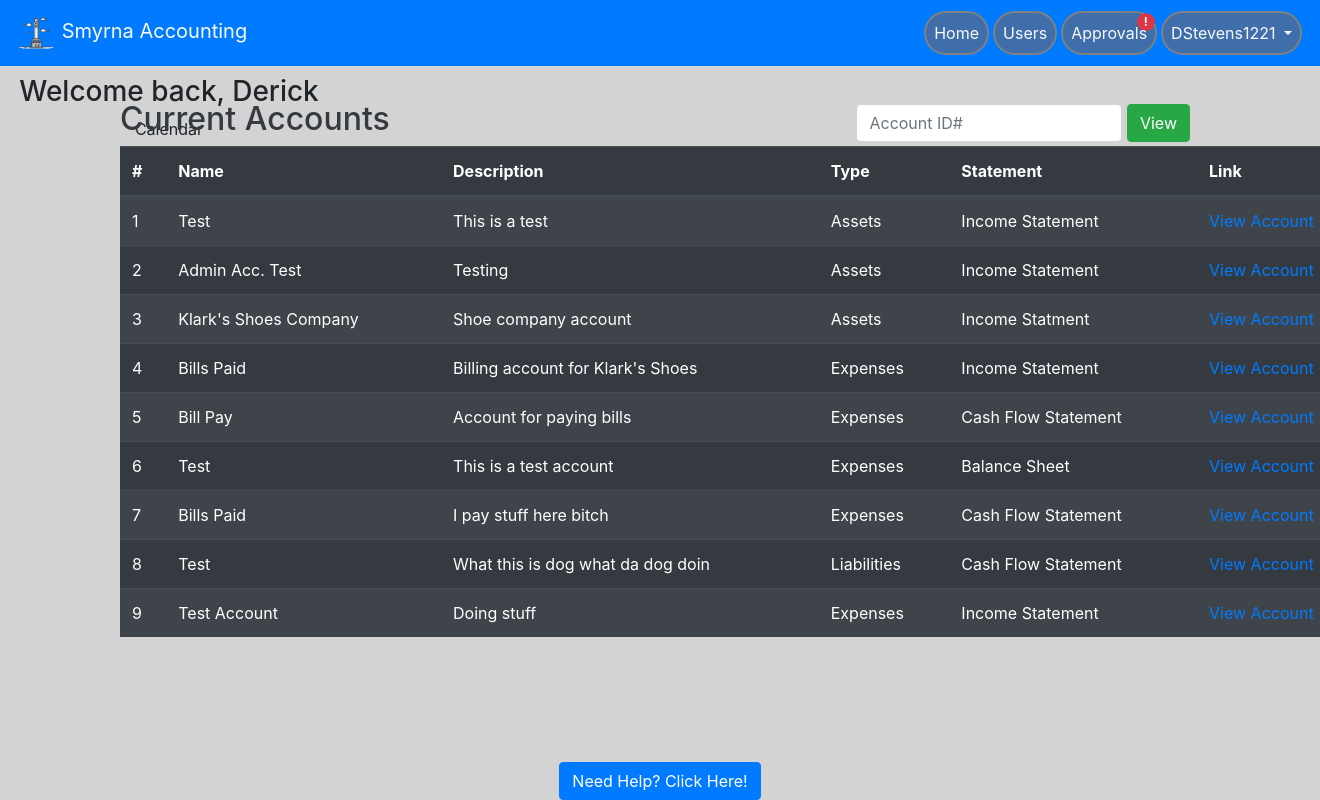
The app's page / (signed in) with its own data.
### website/models.py (models this page shows, shortened)
class User(db.Model, UserMixin):
    id = db.Column(db.Integer, primary_key=True)  # unique identifier
    email = db.Column(db.String(150), unique=True)
    password = db.Column(db.String(150))
    oldPassword = db.Column(db.String(150))
    firstName = db.Column(db.String(150))
    lastName = db.Column(db.String(150))
    userName = db.Column(db.String(150))
    hasAdmin = db.Column(db.Boolean, default=False)
    hasMan = db.Column(db.Boolean, default=False)
    status = db.Column(db.Boolean, default=False)
    creationDate = db.Column(db.Date())
    expirationDate = db.Column(db.Date())
    suspensionDate = db.Column(db.Date())
    suspensionEnd = db.Column(db.Date())
    accounts = db.relationship("Account", backref="user_backref", lazy=True)

class Account(db.Model):
    acc_num = db.Column(db.Integer, primary_key=True)  # unique identifier. Needs adjusting
    user_id = db.Column(db.Integer, db.ForeignKey(User.id), nullable=False)
    acc_name = db.Column(db.String(150), unique=True)
    acc_desc = db.Column(db.String(150))
    acc_cat = db.Column(db.String(150))
    init_bal = db.Column(db.Float)
    acc_statement = db.Column(db.String(150))
    entries = db.relationship("Ledger", backref='entries', lazy=True)

### website/views.py (the view)
@views.route('/', methods =['GET', 'POST'])
@login_required
def home():
    if request.method == 'POST':
        global ACC_ID
        ACC_ID = request.form.get('searchBar')
        return redirect(url_for('auth.view_account'))
    return render_template("home.html", user=current_user,  acc_query=Account.query.join(User),
                           usracc=Account.query.join(User).filter(User.id == current_user.id))

### website/__init__.py (called while the page is built)
def create_app():
    app = Flask(__name__)
    app.config['SECRET_KEY'] = 'this is the secret key'
    app.config['SQLALCHEMY_DATABASE_URI'] = f'sqlite:///{DB_NAME}'
    db.init_app(app)
    app.config['MAIL_SERVER'] = 'smtp.gmail.com'
    app.config['MAIL_PORT'] = 465
    app.config['MAIL_USE_SSL'] = True
    app.config['MAIL_USERNAME'] = 'brandondunson15@gmail.com'
    app.config['MAIL_PASSWORD'] = 'Panopticon0987!@'
    mail.init_app(app)
    from .views import views
    from .auth import auth
    app.register_blueprint(views, url_prefix='/')
    app.register_blueprint(auth, url_prefix='/')
    from .models import User
    create_database(app)
    login_manager = LoginManager()
    login_manager.login_view = 'auth.login'
    login_manager.init_app(app)
    @login_manager.user_loader
    def load_user(id):
        return User.query.get(int(id))
    return app

### website/templates/home.html (shortened to what this page needs)
{% extends "base.html" %}
{%block content%}
<div class="prof-container">
    <h3 class="pl-2 text-center"> Welcome back, {{current_user.firstName}}</h3>
    <p class=" text-center pl-2">Calendar</p>
    <div class="cal">
    </div>
</div>
    {% if user.hasMan or user.hasAdmin %}
    <div class="container text-light pb-2" style="position: absolute; top: 100px; width: 1100px;">
        <form class ="form-inline" method="POST">
          <h2 class="text-dark">Current Accounts</h2>
            <div class="ml-auto">
             <input type="search" name="searchBar" class="form-control pr-1" placeholder="Account ID#"
                list = "userData" />
              <button class="btn btn-success" type="submit">View</button>
          </div>
        </form>
        <div class="table-wrapper">
          <table id="table_id" class="table table-striped table-dark">
            <thead>
              <tr>
                <th scope="col">#</th>
                <th scope="col">Name</th>
                <th scope="col">Description</th>
                <th scope="col">Type</th>
                <th scope="col">Statement</th>
                <th scope="col">Link</th>
              </tr>
            </thead>
            <tbody style="overflow-y: scroll;">
              {% for account in acc_query %}
              <tr id="rowz">
                <td><a id = "link" style="color: white;" >{{account.acc_num}}</a></td>
                <td>{{account.acc_name}}</td>
                <td>{{account.acc_desc}}</td>
                <td>{{account.acc_cat}}</td>
                <td>{{account.acc_statement}}</td>
                <td><a href="/accountView/{{user.id}}" class="link-info">View Account</a></td>
              </tr>
              {% endfor %}
            </tbody>
          </table>
        </div>
      </div>
    {% endif %}
{% endblock %}

### website/templates/base.html (shortened to what this page needs)
<!DOCTYPE html>
<html>
<head>
    <meat name="viewport" content="width=device-width, initial-scale=1" />
    <link rel="stylesheet" href="https://stackpath.bootstrapcdn.com/bootstrap/4.4.1/css/bootstrap.min.css"
 />
    <link rel="stylesheet" href="https://stackpath.bootstrapcdn.com/font-awesome/4.7.0/css/font-awesome.min.css"
 />
</head>
<body style="background-color: lightgrey">
    <nav class="navbar navbar-expand-lg navbar-dark bg-primary sticky-top">
        <a class = "navbar-brand text-light" href='/'>
            <img src="/static/logo.png" width="40" height="40" atl="">
            Smyrna Accounting
        </a>
        <div class = "collapse navbar-collapse" id="navbar">
            <ul class = "navbar-nav ml-auto">
                {% if user.is_authenticated %}
                {% if user.hasMan %}
                <li class = "nav-item">
                    <a class = "nav-link text-light text-center" id = "homepage" href="/home">Home</a>
                 </li>
                <li class = "nav-item">
                    <a class = "nav-link text-light text-center" id = "adminPort" href="/adminPortal">Users</a>
                </li>
                 <li class = "nav-item">
                     <span class="badge badge-pill badge-danger" style="float:right;margin-bottom:-10px;">!</span>
                    <a class = "nav-link text-light text-center" id = "approvals" href="/approvals">Approvals</a>
                 </li>
                {% endif %}
                <li class="nav-item dropdown">
                    <a class = "nav-link dropdown-toggle text-light text-center" id = "" data-toggle = "dropdown" aria-haspopup="true" aria-expanded="false">
                        {{ user.userName }}
                    </a>
                </li>
                {% else %}
                <a class = "nav-item nav-link text-light" id = "login" href="/login">Login</a>
                {% endif %}
            </ul>
        </div>
    </nav>
    <div class= "container">
        {%block content%}
        {% endblock %}
    </div>
</body>
<div class="footer" style="background-color: lightgray;">
    <a href="/help" class="btn btn-primary">Need Help? Click Here!</a>
</div>
</html>

### website/templates/base.html (style rules this page uses)
.footer { position: fixed; left: 0; bottom: 0; width: 100%; background-color: Blue; text-align: center; }
li.nav-item { border: 2px solid grey; margin: 2px; border-radius: 25px; background-color: rgb(63, 110, 170); }
.table-wrapper { max-height: 500px; width: 1250px; overflow: auto; display:inline-block; }

### website/templates/home.html (style rules this page uses)
div.cal { position: absolute; padding-left: 15px; }
div.prof-container { position: absolute; left: 10px; top: 75px; height: 400px; width: 310px; }

### records on screen
User: userName "DStevens1221", firstName "Derick"
Account: acc_num "1", acc_name "Test", acc_desc "This is a test", acc_cat "Assets", acc_statement "Income Statement"
Account: acc_num "2", acc_name "Admin Acc. Test", acc_desc "Testing", acc_cat "Assets", acc_statement "Income Statement"
Account: acc_num "3", acc_name "Klark's Shoes Company", acc_desc "Shoe company account", acc_cat "Assets", acc_statement "Income Statment"
Account: acc_num "4", acc_name "Bills Paid", acc_desc "Billing account for Klark's Shoes", acc_cat "Expenses", acc_statement "Income Statement"
Account: acc_num "5", acc_name "Bill Pay", acc_desc "Account for paying bills", acc_cat "Expenses", acc_statement "Cash Flow Statement"
Account: acc_num "6", acc_name "Test", acc_desc "This is a test account", acc_cat "Expenses", acc_statement "Balance Sheet"
Account: acc_num "7", acc_name "Bills Paid", acc_desc "I pay stuff here bitch", acc_cat "Expenses", acc_statement "Cash Flow Statement"
Account: acc_num "8", acc_name "Test", acc_desc "What this is dog what da dog doin", acc_cat "Liabilities", acc_statement "Cash Flow Statement"
Account: acc_num "9", acc_name "Test Account", acc_desc "Doing stuff", acc_cat "Expenses", acc_statement "Income Statement"
